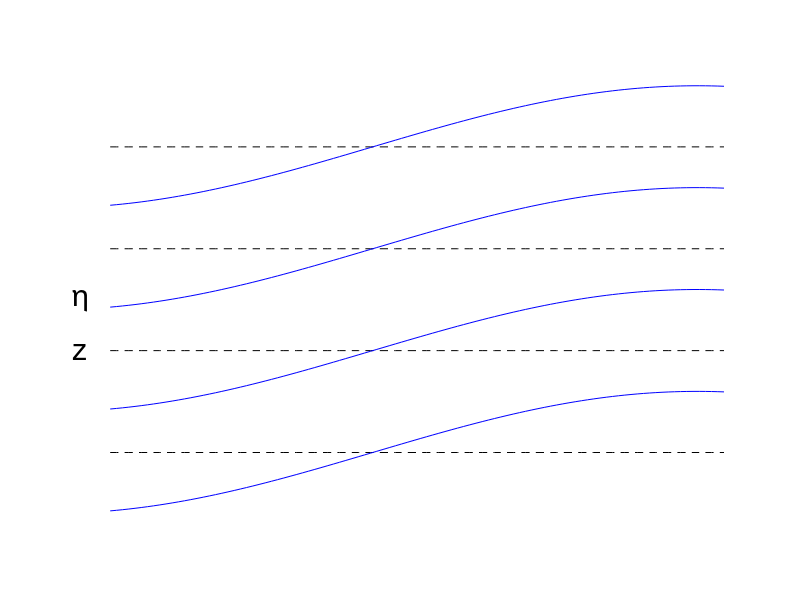

The MATLAB source for this figure:
% Schematic of alternative vertical coordinate

clear
hold off

x = 1:100;

y = 0.0*x;
plot(x,y,'k--')
axis off
hold on

y = y + 2.5;
plot(x,y,'k--')

y = y + 2.5;
plot(x,y,'k--')

y = y + 2.5;
plot(x,y,'k--')

y = 1.5*sin(0.03*x - 1.3);
plot(x,y,'b')

y = y + 2.5;
plot(x,y,'b')

y = y + 2.5;
plot(x,y,'b')

y = y + 2.5;
plot(x,y,'b')

text(-5,2.5,'z','FontSize',22)
text(-5,3.75,'\eta','FontSize',22)